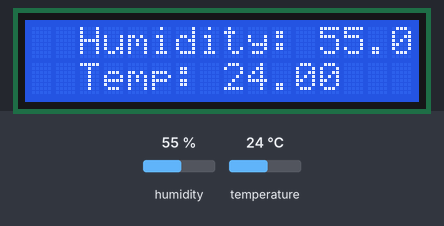
Recording of a sketch running on a simulated Arduino Uno, built with avr-gcc and run on an emulated ATmega328P. Shown: 16×2 character LCD. The test bench sets the inputs (shaded band); at power-on: humidity 55 %, temperature 24 °C.

Above: at 1.6 s.
1.7 s: humidity set to 22 %
At 3.6 s:
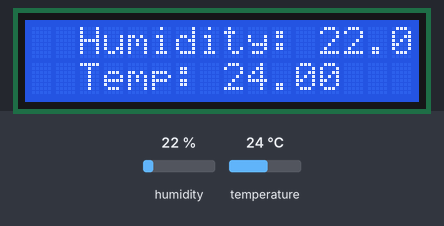
4.6 s: temperature set to 12 °C
At 6.3 s:
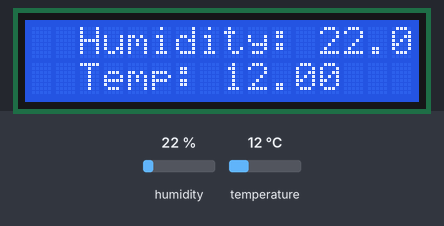
7.5 s: humidity set to 40 %
At 10.4 s:
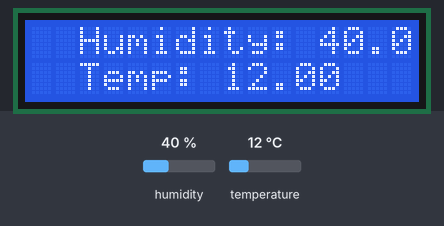
10.7 s: temperature set to 19 °C
At 12.0 s:
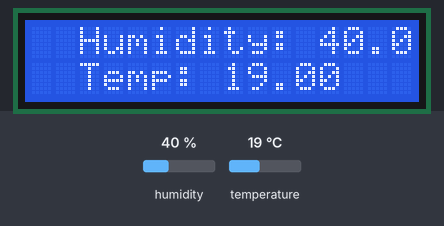
Timing chart, 0 to 13.7 s (numbered marks = the images above; inputs shaded):
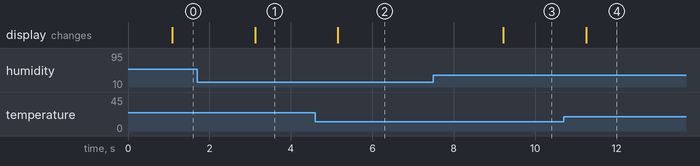

Measured:
- after the input at 1.7 s, the display: changes after 1.4 s (image 1)
- after the input at 4.6 s, the display: changes after 0.55 s (image 2)
- after the input at 7.5 s, the display: changes after 1.7 s (image 3)
- after the input at 10.7 s, the display: changes after 0.55 s (image 4)

The sketch:

Tempertature_humidity_sensor_with_LCD.ino
```cpp
#include <DHT.h>
#include <DHT_U.h>
#define DHTPIN A0
#define DHTTYPE DHT11
DHT dht(DHTPIN , DHTTYPE);

#include <LiquidCrystal.h>
// initialize the library with the numbers of the interface pins
LiquidCrystal lcd(9, 8, 5, 4, 3, 2);

void setup() {
  // set up the LCD's number of columns and rows:
  lcd.begin(16, 2);
  lcd.setCursor(1,0);

  dht.begin();
}

void loop() {
  delay(1000);
 float h = dht.readHumidity();
 float t= dht.readTemperature();
 lcd.setCursor(2,0);
 lcd.print("Humidity: ");
 lcd.print(h);
 lcd.setCursor(2,1);
 lcd.print("Temp: ");
 lcd.print(t);

}
```
